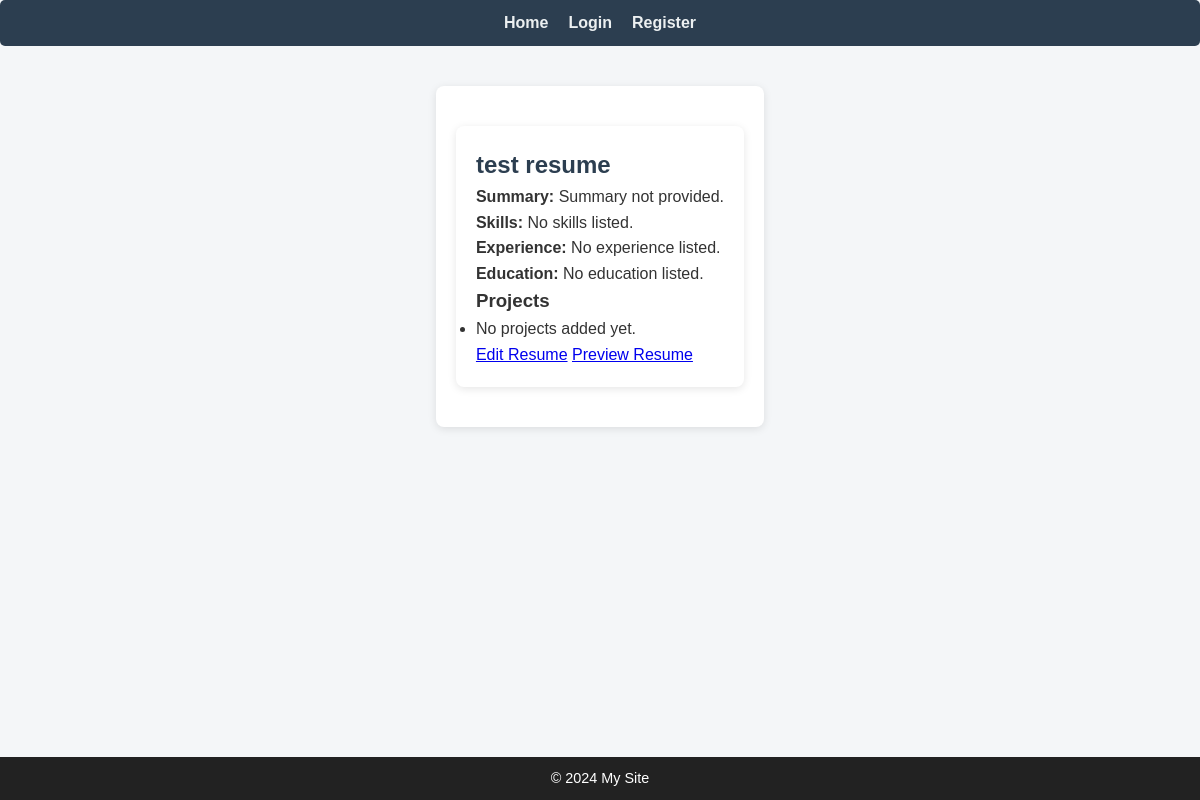
Page /resumes/resume/1/ on the earlier database version.
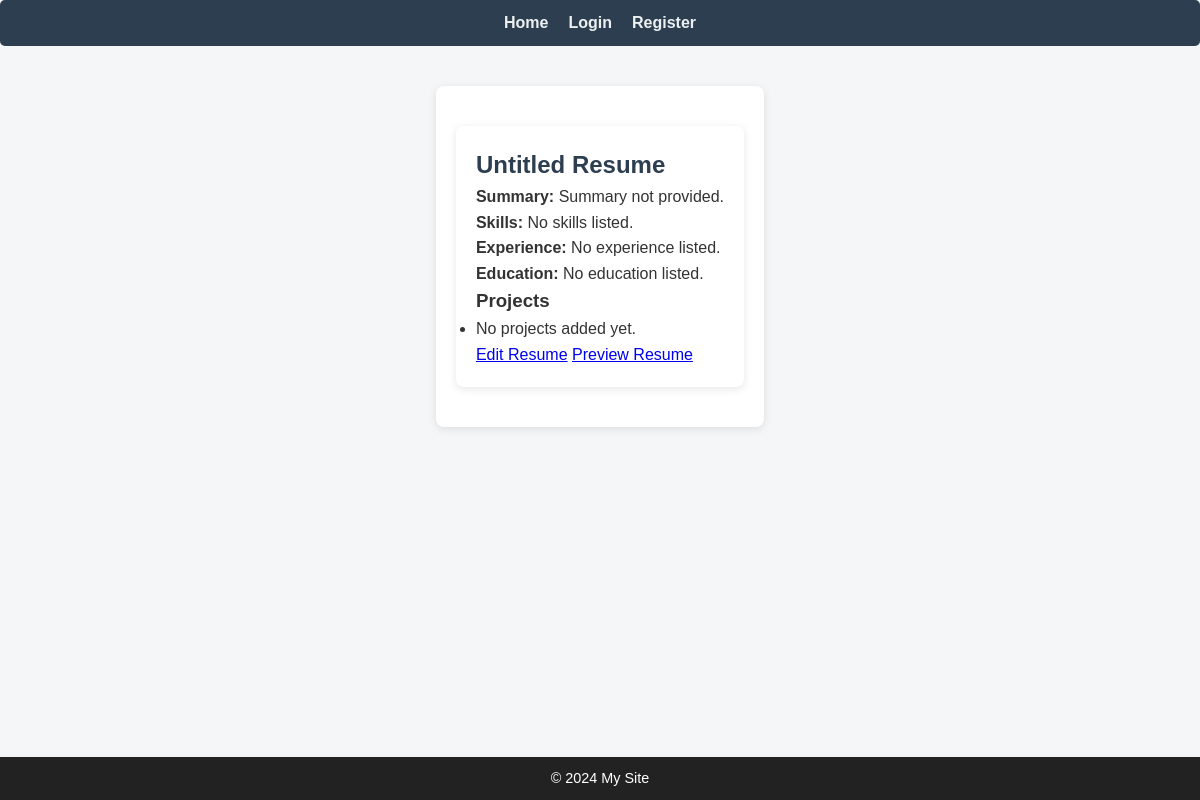
Same page on the later database version.
### resumes/models.py (models this page shows, shortened)
class Resume(models.Model):
    user = models.ForeignKey(User, on_delete=models.CASCADE, related_name='resume')
    title = models.CharField(max_length=200, default='Untitled Resume')  # Default title
    summary = models.TextField(default='Summary not provided.')           # Default summary
    skills = models.TextField(default='No skills listed.')                # Default skills
    experience = models.TextField(default='No experience listed.')        # Default experience
    education = models.TextField(default='No education listed.')          # Default education
    created_at = models.DateTimeField(auto_now_add=True)
    template = models.ForeignKey(ResumeTemplate, on_delete=models.SET_NULL, null=True, blank=True)
    approved = models.BooleanField(default=False)

### resumes/views.py (the view)
# urls.py: path('resume/<int:id>/', views.resume_detail, name='resume_detail'),
def resume_detail(request, id):
    resume = get_object_or_404(Resume, id=id)
    return render(request, 'resume_detail.html', {'resume': resume})

### resumes/templates/resume_detail.html
{% extends 'base.html' %}
{% block content %}
  <div class="container mt-5">
    <h2>{{ resume.title }}</h2>
    <p><strong>Summary:</strong> {{ resume.summary }}</p>
    <p><strong>Skills:</strong> {{ resume.skills }}</p>
    <p><strong>Experience:</strong> {{ resume.experience }}</p>
    <p><strong>Education:</strong> {{ resume.education }}</p>
    <h3>Projects</h3>
    <ul>
      {% for project in resume.projects.all %}
        <li><strong>{{ project.title }}</strong>: {{ project.description }} <br>
        <a href="{{ project.github_url }}" target="_blank">{{ project.github_url }}</a></li>
      {% empty %}
        <li>No projects added yet.</li>
      {% endfor %}
    </ul>
    <a href="{% url 'edit_resume' resume.id %}" class="btn btn-primary">Edit Resume</a>
    <a href="{% url 'resume_preview' resume.id %}" class="btn btn-info">Preview Resume</a>
  </div>
{% endblock %}

Differences in the rows shown:
changed Resume "Summary not provided.": title "test resume" → "Untitled Resume"
